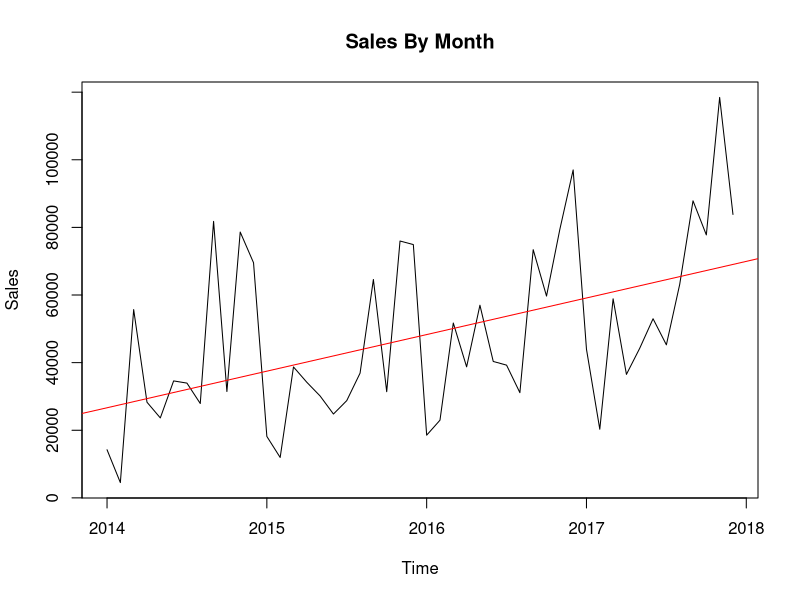
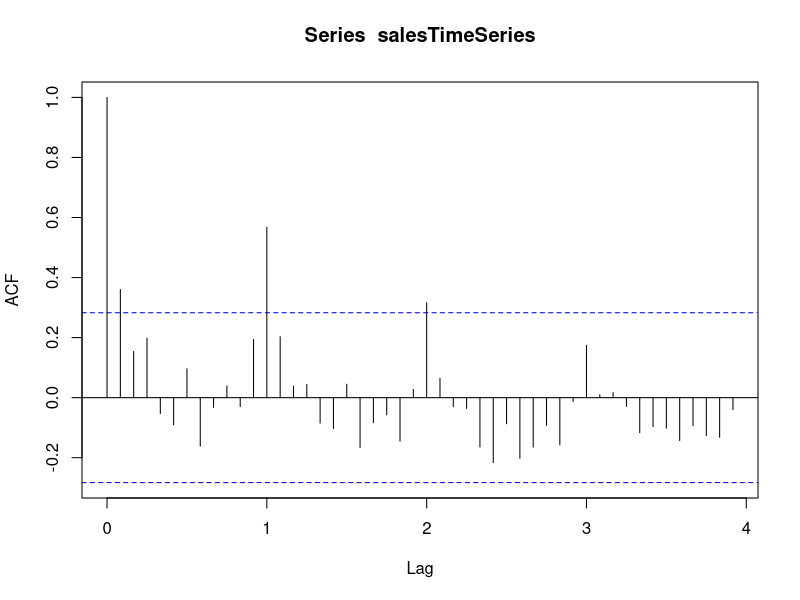
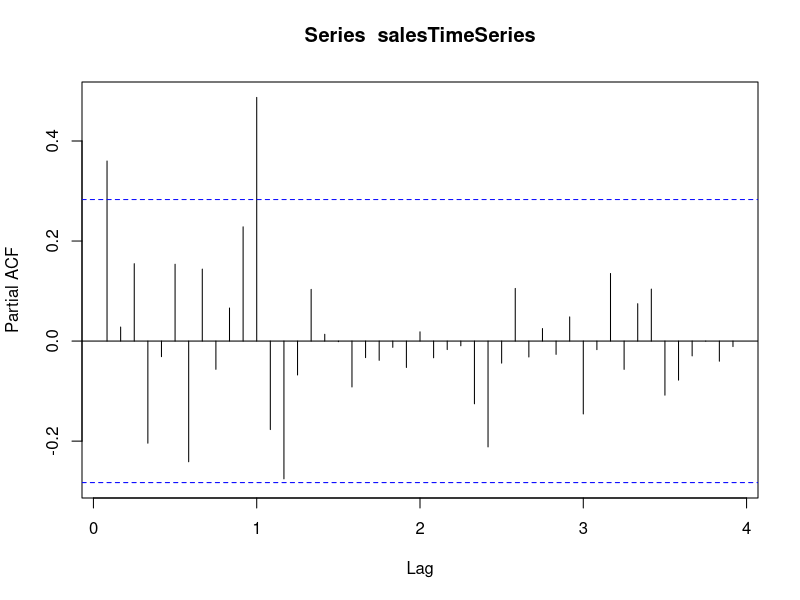
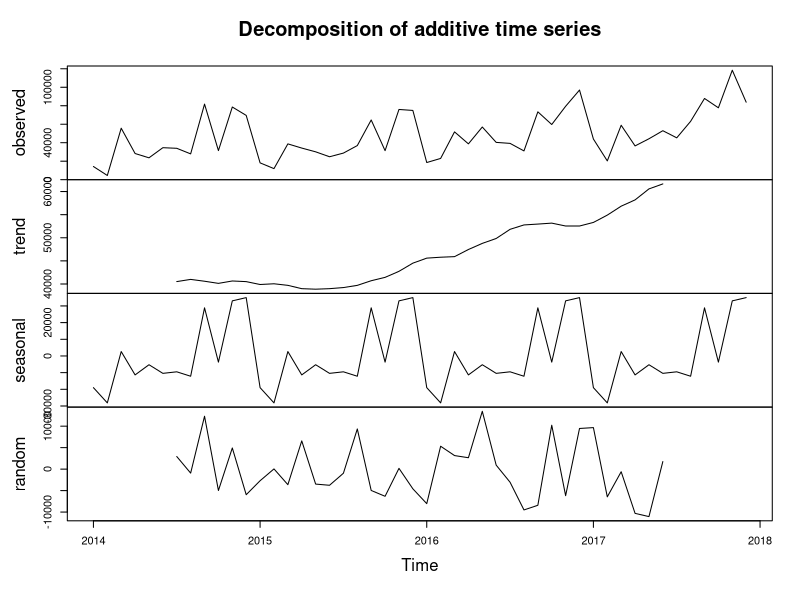
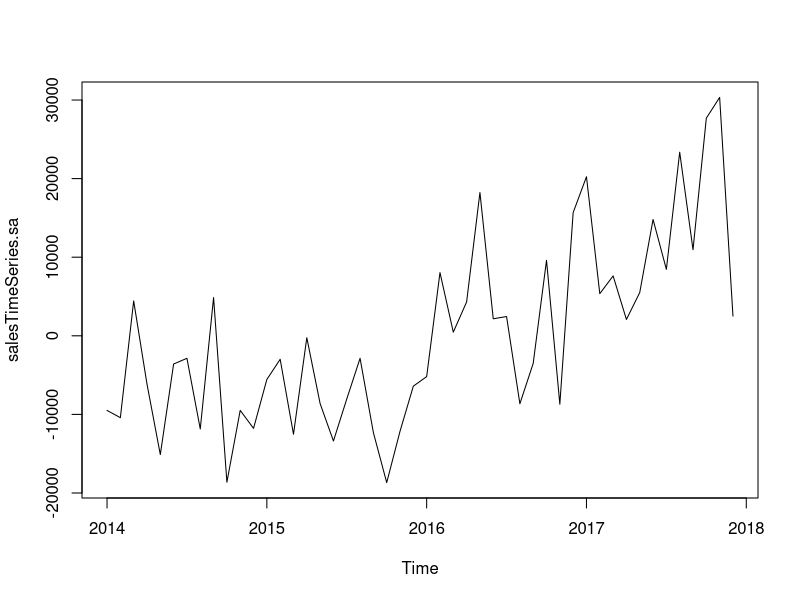
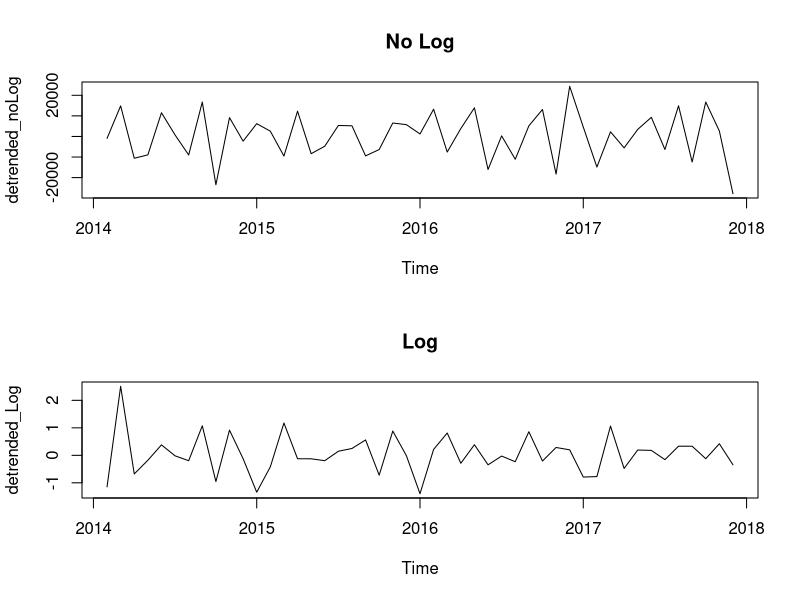

Generate these figures, in order, with R: (Note: this script raises an error after producing the figures.)
#install.packages("lubridate")
library(lubridate)
graphics.off()
setwd('C:/Users/nholl/Dropbox/2019 SPRING/MSA 8200 - Econometrics/Homework/HW5')

#########################################################
#####             Question 4
#########################################################

#=========== Setting up data for analysis

sales = readxl::read_xls("sales.xls")

#- Reformat into YYYY-MM
sales$`Sales by Month` = format(as.Date(sales$`Order Date`), "%Y-%m")

#- Group and sum by month
sales_ByMonth = aggregate(sales$Sales, by=list(sales$`Sales by Month`), FUN=sum)
colnames(sales_ByMonth) = c('Month', 'Sales')
head(sales_ByMonth)

#- Create timeseries
salesTimeSeries <- ts(sales_ByMonth$Sales, start = 2014, frequency = 12)


#=========== Data Analysis and Transformation

# The ACF for the last 4 years shows that the series is non-stationary. Additionally, fitting a trend line shows an upward trend in sales.
trend_fit <- lm(salesTimeSeries ~ time(salesTimeSeries),na.action=NULL)
plot(salesTimeSeries, ylab="Sales", main = 'Sales By Month')
abline(trend_fit, col='red')

acf(salesTimeSeries,48)
pacf(salesTimeSeries,48)

# By decomposing the series, we confirm non-stationality in 'trend' (mean is not constant) and 'seasonal' 
decomposedSales <- decompose(salesTimeSeries)
plot(decomposedSales)

#-- Removing Seasonality and Trend (No Log)
seasons = as.factor(round(time(salesTimeSeries)-floor(time(salesTimeSeries)),2))
season.fit = lm(salesTimeSeries~seasons)

par(mfrow=c(1,1))
salesTimeSeries.sa <- salesTimeSeries - season.fit$fitted.values
plot(salesTimeSeries.sa)

detrended_noLog = diff(salesTimeSeries.sa)

#-- Removing Seasonality and Trend (Log)
detrended_Log = diff(log(salesTimeSeries))

# Compare Log vs NoLog
par(mfrow=c(2,1))
plot.ts(detrended_noLog, main = 'No Log')
plot.ts(detrended_Log, main = 'Log')

acf2(detrended_noLog, 46)
acf2(detrended_Log, 46)

#After detrending, both PACFs show an AR(2) model would be ideal, but we'll try AR(1), AR(2), MA(1), and MA(2)


#===========  Modeling and Diagnosis

sarima(detrended_Log,1,0,0) #AR(1)
sarima(detrended_Log,2,0,0) #AR(2)
sarima(detrended_Log,0,0,1) #MA(1)
sarima(detrended_Log,0,0,2) #MA(2)

sarima(detrended_noLog,1,0,0) #AR(1)
sarima(detrended_noLog,2,0,0) #AR(2)
sarima(detrended_noLog,0,0,1) #MA(1)
sarima(detrended_noLog,0,0,2) #MA(2)

# After analyzing each model, it can be seen that AR(2) for both Log and noLog values creates the lowest p-values for the Ljung-Bix statistic (showing little correlation between lags) and normality in the error term.

ar.Log = arima(detrended_Log, c(2,0,0))
ar.noLog = arima(detrended_noLog, c(2,0,0))

ar.Log$coef
ar.noLog$coef

# Because we are comparing models based on 'log(sales)' vs 'sales', we can look at the coefficients to identify consistency. Coefficients seem to be very similar, thus I will procees with noLog values as they are easier to interpret.

#===========  Prediction (predict he sales for the first half of 2018)

pred = predict(ar.noLog, n.ahead =  6)

par(mfrow=c(1,1))
ts.plot(detrended_noLog,pred$pred,col=1:2,xlim=c(2014,2019),ylab="Sales", main = 'Sales Prediction for 2018')
